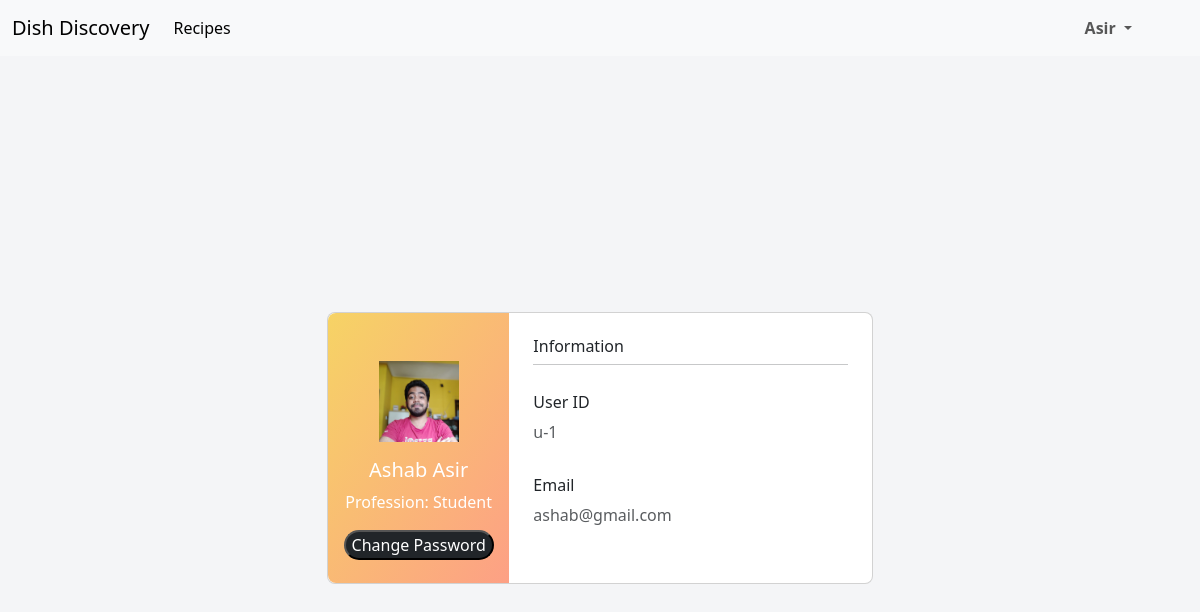
/user_world/profile.php (signed in), run on the app's committed database.
### tables this page shows
CREATE TABLE `user_table` (
  `userid` varchar(30) NOT NULL,
  `fname` varchar(30) DEFAULT NULL,
  `lname` varchar(30) DEFAULT NULL,
  `email` varchar(30) DEFAULT NULL,
  `mobileno` varchar(30) DEFAULT NULL,
  `pic` varchar(100) DEFAULT NULL,
  `profession` varchar(40) DEFAULT NULL,
  `gender` varchar(30) DEFAULT NULL,
  `pass` varchar(30) DEFAULT NULL
);

### user_world/profile.php (the view, shortened to what this page needs)
<!DOCTYPE html>
<html lang="en">
<head>
    <link href="https://cdn.jsdelivr.net/npm/bootstrap@5.3.1/dist/css/bootstrap.min.css" rel="stylesheet"
>
    <link rel="stylesheet" href="profile.css">
</head>
<body>
    <nav class="navbar navbar-expand-lg bg-light">
        <div class="container-fluid">
            <a class="navbar-brand" href="user_home.php">Dish Discovery</a>
            <div class="collapse navbar-collapse" id="navbarSupportedContent">
                <ul class="navbar-nav me-auto mb-2 mb-lg-0">
                    <li class="nav-item">
                        <a class="nav-link active" aria-current="page" href="user_home.php">Recipes</a>
                    </li>
                </ul>
                <div class="d-flex" role="search">
                    <ul class="navbar-nav me-5">
                        <li class="nav-item dropdown btn-outline-success ">
                            <a class="nav-link dropdown-toggle btn " href="#" role="button" data-bs-toggle="dropdown"
                                aria-expanded="false">
                                <?php
                                include("../connection.php");
                                $userid=$_SESSION['user_id'];
                                $sql="select lname from user_table where userid='$userid'";
                                 $r=mysqli_query($con,$sql);
                                $row=mysqli_fetch_assoc($r);
                                $lname=$row['lname'];
                                echo "<b>$lname</b>";
                                ?>
                            </a>
                        </li>
                    </ul>
                </div>
            </div>
        </div>
    </nav>
    <section class="vh-100" style="background-color: #f4f5f7;">
        <div class="container py-5 h-100">
            <div class="row d-flex justify-content-center align-items-center h-100">
                <div class="col col-lg-6 mb-4 mb-lg-0">
                    <div class="card mb-3" style="border-radius: .5rem;">
                        <div class="row g-0">
                            <div class="col-md-4 gradient-custom text-center text-white"
                                style="border-top-left-radius: .5rem; border-bottom-left-radius: .5rem;">
                                <?php
                                include("../connection.php");
                                $userid=$_SESSION['user_id'];
                                $sql="select fname,lname,pic,profession from user_table where userid='$userid'";
                                 $r=mysqli_query($con,$sql);
                                $row=mysqli_fetch_assoc($r);
                                $fname=$row['fname'];
                                $lname=$row['lname'];
                                $image=$row['pic'];
                                $profession=$row['profession'];
                                $concatenatedString = $fname ." ". $lname;
                                echo"<img src='../images/user_images/$image';
                                    alt='Avatar' class='img-fluid my-5 mb-3' style='width: 80px;' />";
                                echo "<h5>$concatenatedString</h5>";
                                echo "<p>Profession: $profession</p>";
                                echo "<button class='text-white bg-dark rounded-4'><a href='user_change_password.php' class='text-decoration-none text-white'>Change Password</a></button>";
                                ?>
                            </div>
                            <div class="col-md-8">
                                <div class="card-body p-4">
                                    <h6>Information</h6>
                                    <hr class="mt-0 mb-4">
                                    <div class="row pt-1">
                                        <div class="col-6 mb-3">
                                            <h6>User ID</h6>
                                            <?php
                                        $userid=$_SESSION['user_id'];
                                        echo "<p class='text-muted'>$userid</p>";
                                        ?>
                                        </div>
                                        <div class="col-8 mb-3">
                                            <h6>Email</h6>
                                            <?php
                                        include("../connection.php");
                                        $userid=$_SESSION['user_id'];
                                        $sql="select email from user_table where userid='$userid'";
                                        $r=mysqli_query($con,$sql);
                                        $row=mysqli_fetch_assoc($r);
                                        $email=$row['email'];
                                        echo "<p class='text-muted'>$email</p>";
                                        ?>
                                        </div>
                                    </div>
                                </div>
                            </div>
                        </div>
                    </div>
                </div>
            </div>
        </div>
    </section>
</body>
</html>

### user_world/profile.css (style rules this page uses)
.gradient-custom { background: #f6d365; background: -webkit-linear-gradient(to right bottom, rgba(246, 211, 101, 1), rgba(253, 160, 133, 1)); background: linear-gradient(to right bottom, rgba(246, 211, 101, 1), rgba(253, 160, 133, 1)) }

### data on the page
user_table: lname "Asir", pic (picture), concatenatedString "Ashab Asir", profession "Student", email "ashab@gmail.com"

### other printed values
$userid "u-1"
